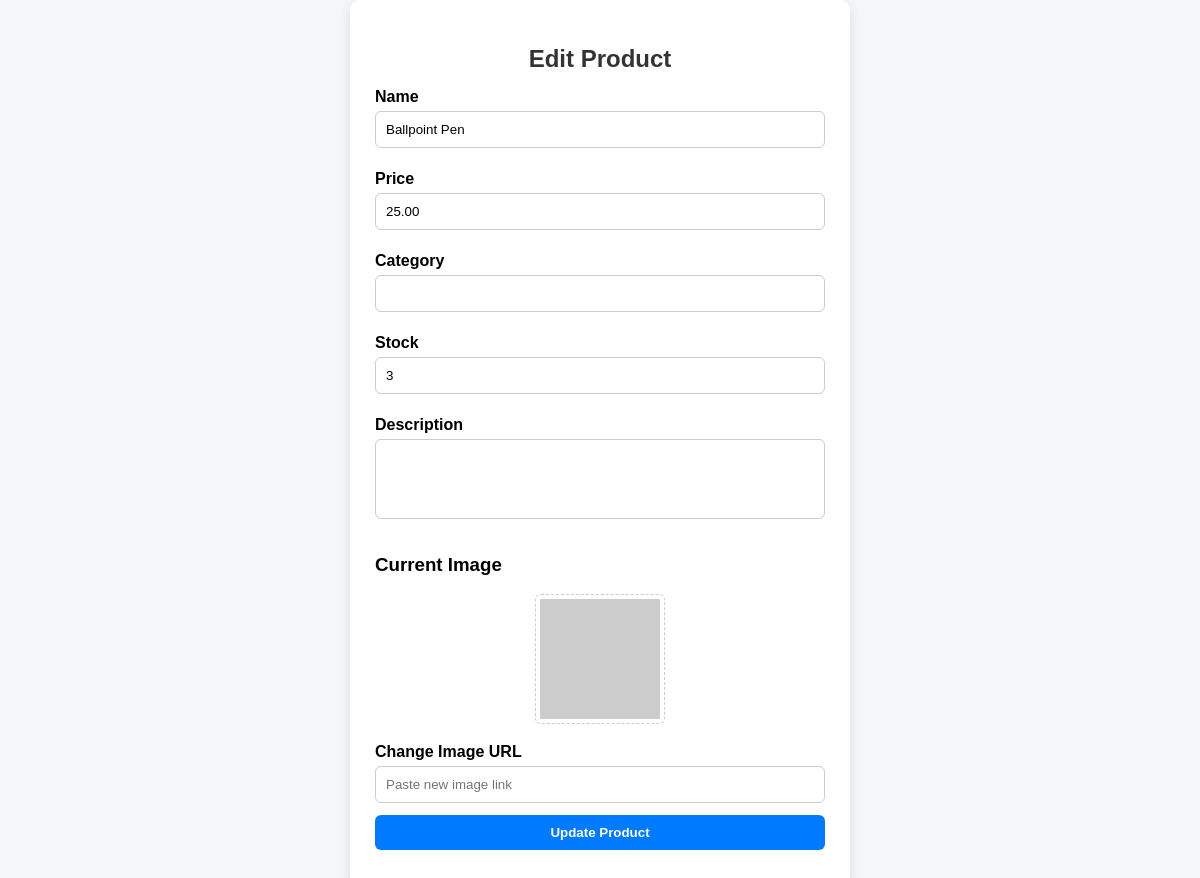
Page /edit_products.php?id=1 on the committed database.
### tables this page shows
CREATE TABLE `products` (
  `id` int NOT NULL,
  `name` varchar(100) NOT NULL,
  `price` decimal(10,2) NOT NULL,
  `image` varchar(255) NOT NULL,
  `category` varchar(200) NOT NULL,
  `stock` int NOT NULL,
  `description` varchar(1000) NOT NULL
);

### edit_products.php (the view, shortened to what this page needs)
<?php
include 'conn.php';
$id = intval($_GET['id']);
$result = $mysqli->query("SELECT * FROM products WHERE id = $id");
$products = $result->fetch_assoc();
?>
<!DOCTYPE html>
<html>
<head>
</head>
<body>
<div class="form-container">
    <h2>Edit Product</h2>
    <form method="post">
        <label>Name</label>
        <input type="text" name="name" value="<?= htmlspecialchars($products['name']) ?>">
        <label>Price</label>
        <input type="number" step="0.01" name="price" value="<?= htmlspecialchars($products['price']) ?>">
        <label>Category</label>
        <input type="text" name="category" value="<?= htmlspecialchars($products['category']) ?>">
        <label>Stock</label>
        <input type="number" name="stock" value="<?= htmlspecialchars($products['stock']) ?>">
        <label>Description</label>
        <textarea name="description"><?= htmlspecialchars($products['description']) ?></textarea>
        <h3>Current Image</h3>
        <div class="image-preview">
            <?php if (!empty($products['image'])): ?>
                <img src="<?= htmlspecialchars($products['image']) ?>" alt="Product Image">
            <?php else: ?>
                <p>No image available</p>
            <?php endif; ?>
        </div>
        <label>Change Image URL</label>
        <input type="url" name="image" placeholder="Paste new image link">
        <button type="submit">Update Product</button>
    </form>
</div>
</body>
</html>

### edit_products.php (style rules this page uses)
body { font-family: Arial, sans-serif; background: #f4f7f9; display: flex; justify-content: center; align-items: center; min-height: 100vh; margin: 0; }
.form-container { background: #fff; padding: 25px; border-radius: 10px; box-shadow: 0 4px 12px rgba(0,0,0,0.1); width: 450px; }
h2 { text-align: center; color: #333; margin-bottom: 15px; }
label { font-weight: bold; display: block; margin-top: 10px; margin-bottom: 5px; }
input, textarea, button { width: 100%; padding: 10px; margin-bottom: 12px; border: 1px solid #ccc; border-radius: 6px; box-sizing: border-box; }
textarea { resize: none; height: 80px; }
button { background-color: #007BFF; color: white; font-weight: bold; border: none; cursor: pointer; transition: background-color 0.3s ease; }
.image-preview { text-align: center; margin-bottom: 15px; }
.image-preview img { width: 120px; border: 1px dashed #ccc; border-radius: 6px; padding: 4px; }

### rows in the picture
products: name "Ballpoint Pen", price "25.00", stock "3"
